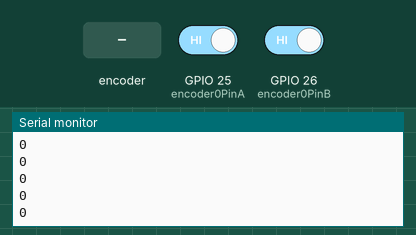
This sketch was run on a simulated ESP32. Shown: the last lines printed to the serial monitor. The inputs (shaded band) are chosen by the test bench; at power-on: GPIO 25 (encoder0PinA) HIGH, GPIO 26 (encoder0PinB) HIGH.

Above: at 1.2 s.
1.3 s: rotary encoder on GPIO 25 (encoder0PinA) / GPIO 26 (encoder0PinB) turned 1 step (first pin leading)
At 1.31 s:
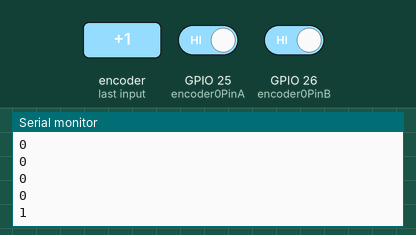
3.0 s: rotary encoder on GPIO 25 (encoder0PinA) / GPIO 26 (encoder0PinB) turned 1 step (first pin leading)
At 3.01 s:
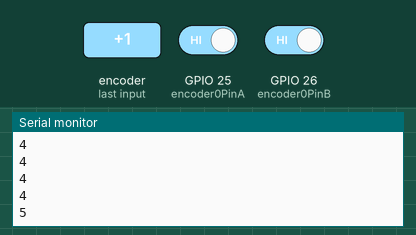
Timing chart, 0 to 6.0 s (numbered marks = the images above; inputs shaded):
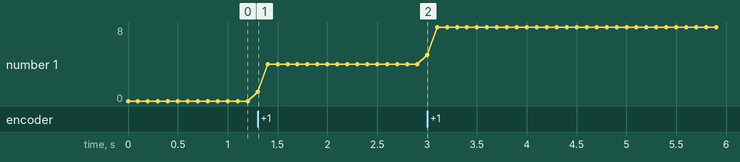

The sketch:

encodertest.ino
```cpp
#define encoder0PinA  25
#define encoder0PinB  26

volatile int encoder0Pos = 0;

void setup() {
  pinMode(encoder0PinA, INPUT);
  pinMode(encoder0PinB, INPUT);

  // encoder pin on interrupt 0 (pin 2)
  attachInterrupt(encoder0PinA, doEncoderA, CHANGE);

  // encoder pin on interrupt 1 (pin 3)
  attachInterrupt(encoder0PinB, doEncoderB, CHANGE);

  Serial.begin (9600);
}

void loop() {
  Serial.println(encoder0Pos);
  delay(100);
}

void doEncoderA() {
  encoder0Pos += (digitalRead(encoder0PinA) == digitalRead(encoder0PinB)) ? -1 : 1;
}

void doEncoderB() {
   encoder0Pos += (digitalRead(encoder0PinA) == digitalRead(encoder0PinB)) ? 1 : -1;
}
```

Measured:
- after the input at 1.3 s, the serial monitor: prints a new line at once (image 1)
- after the input at 3.0 s, the serial monitor: prints a new line at once (image 2)
- plotted number 1: 0 → 4 after the input at 1.3 s, 4 → 8 after the input at 3.0 s
